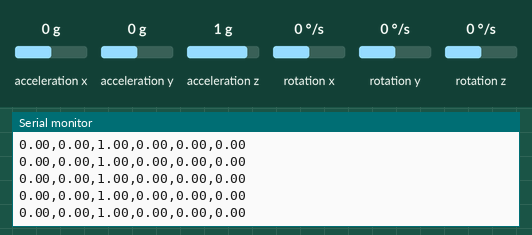
This sketch was run on a simulated Arduino Nano 33 IoT. Parts: the last lines printed to the serial monitor. The test bench sets the inputs (shaded band); at power-on: acceleration x 0 g, acceleration y 0 g, acceleration z 1 g, rotation x 0 °/s, rotation y 0 °/s, rotation z 0 °/s.

Above: at 2.2 s.
2.3 s: acceleration x set to -1.4 g
At 2.34 s:
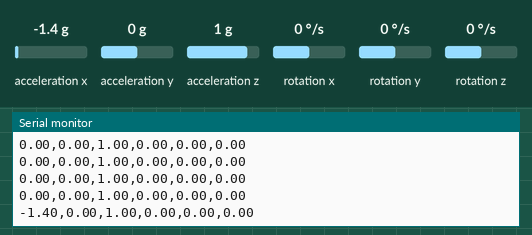
3.8 s: acceleration y set to -1.4 g
At 3.89 s:
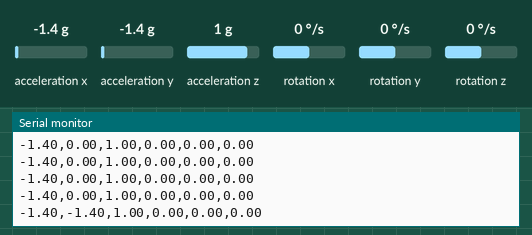
5.3 s: acceleration z set to -1.4 g
At 5.32 s:
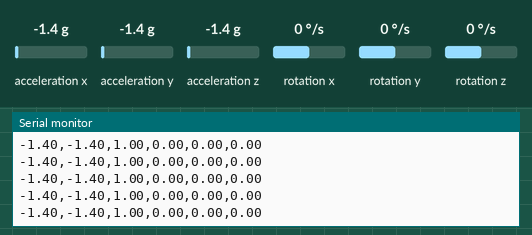
6.8 s: rotation x set to -192 °/s
At 6.87 s:
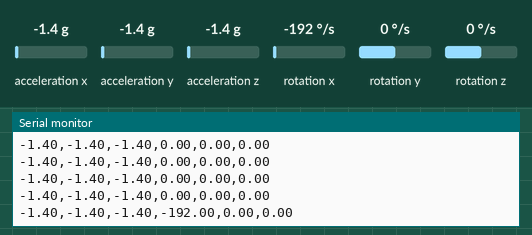
8.3 s: rotation y set to -192 °/s
At 8.31 s:
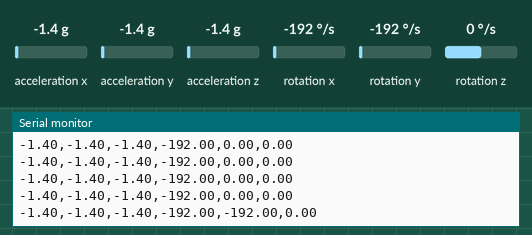

Measured:
- after the input at 2.3 s, the serial monitor: prints a new line at once (image 1)
- after the input at 3.8 s, the serial monitor: prints a new line after 0.08 s (image 2)
- after the input at 6.8 s, the serial monitor: prints a new line after 0.06 s (image 4)
- after the input at 8.3 s, the serial monitor: prints a new line at once (image 5)

The sketch:

IDE.ino
```cpp
#include <Wire.h>
#include <Arduino_LSM6DS3.h>  // Include the official Arduino LSM6DS3 library

void setup() {
  Serial.begin(9600);
  delay(1000);

  // Initialize the LSM6DS3 sensor
  if (!IMU.begin()) {
    Serial.println("Failed to initialize LSM6DS3!");
    while (1);
  } else {
    Serial.println("LSM6DS3 initialized successfully!");
  }
}

void loop() {
  // Variables to hold accelerometer and gyroscope data
  float accel_x, accel_y, accel_z;
  float gyro_x, gyro_y, gyro_z;

  // Read accelerometer data
  if (IMU.accelerationAvailable()) {
    IMU.readAcceleration(accel_x, accel_y, accel_z);
  }

  // Read gyroscope data
  if (IMU.gyroscopeAvailable()) {
    IMU.readGyroscope(gyro_x, gyro_y, gyro_z);
  }

  // Send the data over the serial connection
  Serial.print(accel_x); Serial.print(",");
  Serial.print(accel_y); Serial.print(",");
  Serial.print(accel_z); Serial.print(",");
  Serial.print(gyro_x); Serial.print(",");
  Serial.print(gyro_y); Serial.print(",");
  Serial.println(gyro_z);

  delay(100);  // Adjust delay for the data collection rate
}
```
